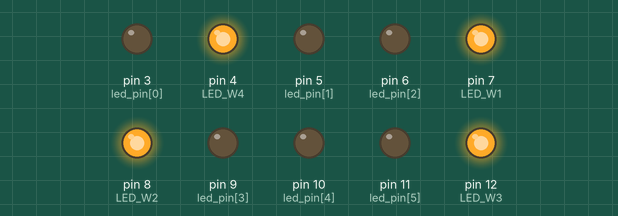
This sketch was run on a simulated Arduino Uno, built with avr-gcc and run on an emulated ATmega328P. On the bench: output pins drawn as LEDs (lit = HIGH). Random numbers use the default seed unless the sketch sets one.

Above: at 0.15 s.
Timing chart, 0 to 1.6 s (numbered marks = the images above):
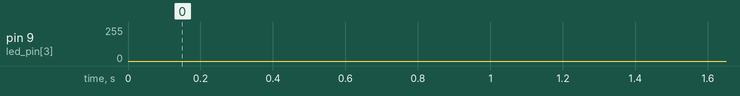

The sketch:

Batmobile_B.ino
```cpp
//Batmobile Code B V1.0 Written By C.J.Park 230709
int led_pin[6] = {3, 5, 6, 9, 10, 11};

#define LED_W1 7  // On Warm White LED1
#define LED_W2 8  // On Warm White LED2
#define LED_W3 12 // On Warm White LED1
#define LED_W4 4  // Car Head Light,  Blue Wire

int delayTime = 3; // Initial Time = 3,  Slow

void setup() {
  pinMode(LED_W1, OUTPUT);  //
  pinMode(LED_W2, OUTPUT);  //
  pinMode(LED_W3, OUTPUT);  //
  pinMode(LED_W4, OUTPUT);  //

  digitalWrite(LED_W1, HIGH);  // On Warm White LED1
  digitalWrite(LED_W2, HIGH);  // On Warm White LED2
  digitalWrite(LED_W3, HIGH);  // On Warm White LED3
  digitalWrite(LED_W4, HIGH);  // Car Head Light

  randomSeed(analogRead(A0));
}

void loop() {
  int chosen_led = random(6);

  for(int i = 0; i <= 255; i++) { // LED Fade In
    analogWrite(led_pin[chosen_led], i);
    delay(delayTime);
  }
  for(int i = 255; i >= 0; i--) { // LED Fade Out
    analogWrite(led_pin[chosen_led], i);
    delay(delayTime);
  }
}
```
